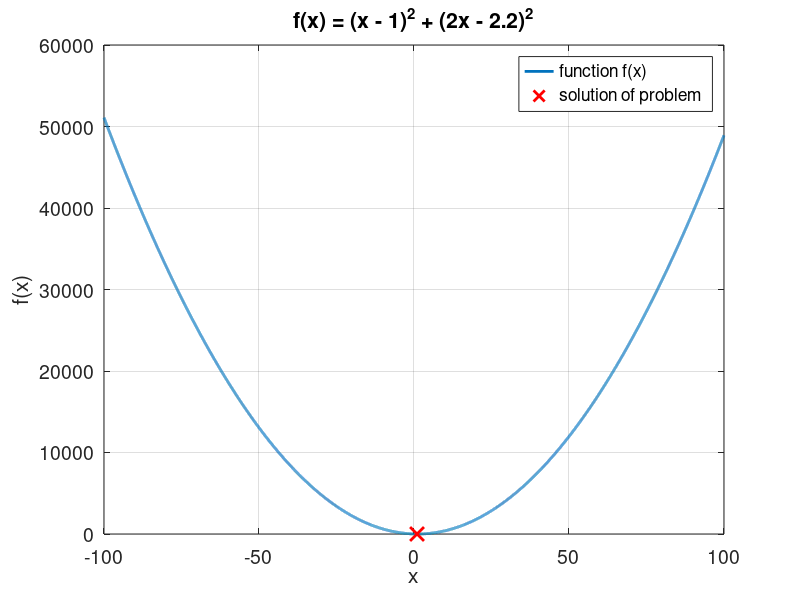

The MATLAB script that drew this image:
clear, close all; clc;

% linear system:
%  x = 1
% 2x = 11/5
% does not have a solution

% we reformulate this system as a least squares problem
% the solution of which is unique (xsol = 54/55)

% problem parameters
a = [1;2];
b = [1; 11/5];

% define objective function for vector input x
% (least squares problem)
f = @(x) (a(1).*x - b(1)).^2 + (a(2).*x - 11/5).^2;

% solution to problem
xsol = 54/55;

% define coordinate vector to evaluate objective function
h = 0.01;
x = (-100:h:100-h)';


% we can see that f(x) is a convex function (i.e., we have a unique
% solution to the problem)
figure();
plot( x, f(x), 'LineWidth', 2);
hold on;
plot( xsol, f(xsol), 'rx', 'MarkerSize', 10, 'LineWidth', 2);
hold off;
title( 'f(x) = (x - 1)^2 + (2x - 2.2)^2');
xlabel('x'), ylabel('f(x)');
grid on; set( gca,'FontSize', 14 );
legend('function f(x)', 'solution of problem');




%#######################################################
% This code is part of the Matlab-based toolbox
% MACHINE --- MAthematical and Computational metHods
% for INverse problEms
% For details see https://github.com/andreasmang/machine
%#######################################################
